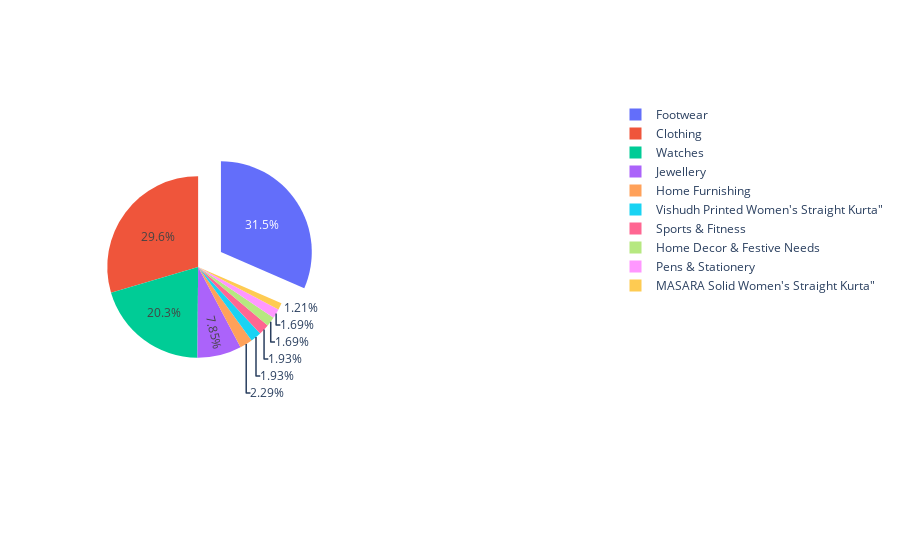

The cell this chart's notebook holds for it:
### Code cell
fig_both = make_subplots(rows=1, cols=2, specs=[[{'type':'domain'}, {'type':'domain'}]])
fig_both.add_trace(go.Pie(labels=label1, values=value1, name="Top Products",pull=[0.3, 0, 0, 0]),1, 1)

### Figure 1 — Plotly figure (JSON) as saved in the notebook; plotly's stock layout.template omitted (floating-point values rounded to 4 significant figures)
{"data": [{"domain": {"x": [0, 0.45], "y": [0, 1]}, "labels": ["Footwear", "Clothing", "Watches", "Jewellery", "Home Furnishing", "Vishudh Printed Women's Straight Kurta\"", "Sports & Fitness", "Home Decor & Festive Needs", "Pens & Stationery", "MASARA Solid Women's Straight Kurta\""], "name": "Top Products", "pull": [0.3, 0, 0, 0], "type": "pie", "values": [261, 245, 168, 65, 19, 16, 16, 14, 14, 10]}], "layout": {}}
